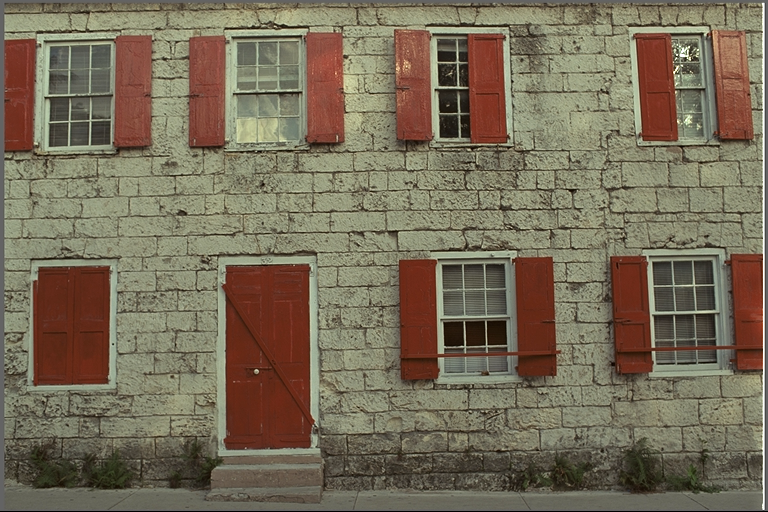
#> input picture dataset/1.png, 768 x 512 px, found by its file name
$ jupyter execute Tarea1.ipynb
#> lines starting #> are read from the running program, lines starting #| are printed output that depends on the picture; long printed decimals are rounded
# Tarea 1: Arreglo de Filtros de Bayer e Interpolación (Demosaicking)

### Objetivo de aprendizaje

Identificar los componentes de un arreglo de filtros de Bayer y resolver la tarea de interpolación, más conocida en fotografía computacional como demosaicking con algoritmos de interpolación del estado del arte. Al terminar esta tarea el estudiante será capaz de simular un sistema de fotografía de color y reconstruir la imagen de color.

### Introducción
La fotografía en color se compone de dos etapas una de muestreo de la señal que genera un mosaico mediante un arreglo de filtro de Bayer, tambien conocido como arreglo de filtros de color y un etapa computacional que implica un algoritmo de reconstrucción.

[cell 1]
'''Author: Dr. Nelson Diaz, 2026
Departamento de Informática
Universidad Técnica Federico Santa María
'''

import numpy as np
from PIL import Image
import matplotlib.pyplot as plt
import cv2
from scipy import ndimage
from skimage.metrics import peak_signal_noise_ratio as psnr
from skimage.metrics import structural_similarity as ssim

### Cargar Librerias

[cell 2]
img = Image.open('C:/Users/nelson/OneDrive/Documenten/Computational photography/Tarea 1/dataset/1.png').convert("RGB")
#> img is the input picture: PIL image 768x512 RGB; mean R, G, B 119.8, 108.7, 88.4

### Arreglo de filtros de Color

El arreglo de filtro Bayer es una matriz con tres filtros espectrales de banda ancha correspondientes a los longitudes de onda del rojo, verde y azul, ver figura \ref{bayer}. Sea $\mathcal{T}_c = \mathbf{1} \otimes \mathbf{B}_{c} $, donde $\otimes$ indica producto Kronecker entre dos matrices, $c \in \{0,1,2\}$ indican los tres canales rojo, verde y azul, $\mathbf{1} \in \{1\}^{\frac{N}{2} \times \frac{N}{2}}$ es una matriz de solo unos, $\mathbf{B}_c \in \{0,1\}^{2 \times 2}$.

$ \[
\mathbf{B}_0=\begin{bmatrix}
1 & 0\\
0 & 0
\end{bmatrix},
\]$

$ \[
\mathbf{B}_1=\begin{bmatrix}
0 & 1\\
1 & 0
\end{bmatrix},
\]$

$\[
\mathbf{B}_2=\begin{bmatrix}
0 & 0\\
0 & 1
\end{bmatrix},
\]$

### Modelo de Medición

El modelo de medición submuestrea cada canal $\mathcal{I}_c$ de acuerdo a las longitud de onda de cada filtro $\mathcal{T}_c \in \mathbf{R}^{N \times N \times C}$, obteniendo un mosaico $\mathbf{Y} = \sum^{C}_{c=1}\mathcal{T}_c \odot \mathcal{I}_c,$

donde $\mathbf{Y} \in \mathbf{R}^{N \times N}$, siendo $N^2$ el número total de pixeles de la cámara y donde los tensores $\mathcal{I} \in \mathbf{R}^{N \times N \times C}$ y  $\mathcal{T} \in \{0,1\}^{N \times N \times C}$ corresponde al campor incidente y tensor binario del filtro Bayer y $C$ es el número de canales, es decir, 3 canales.

[cell 3]
C = 3
B = np.zeros((2,2,C))
# Bayer Filter definition
B[0,0,0] = 1
B[1,1,2] = 1
B[0,1,1] = 1
B[1,0,1] = 1
#M, N= img.size
[M,N,L] = np.shape(img)
#> M = 512; N = 768; L = 3
print(M,N)
#| 512 768
T = np.zeros((M,N,C))
Y = np.zeros((M,N))
I = np.ones((M//2,N//2))
In= np.array(img)
#img.show()
for c in range(C):
    T[:,:,c] = np.kron(I,B[:,:,c])
    Y = Y + T[:,:,c]*In[:,:,c]
#> this loop made 3 passes
#> pass 1, `Y = Y + T[:,:,c]*In[:,:,c]`:
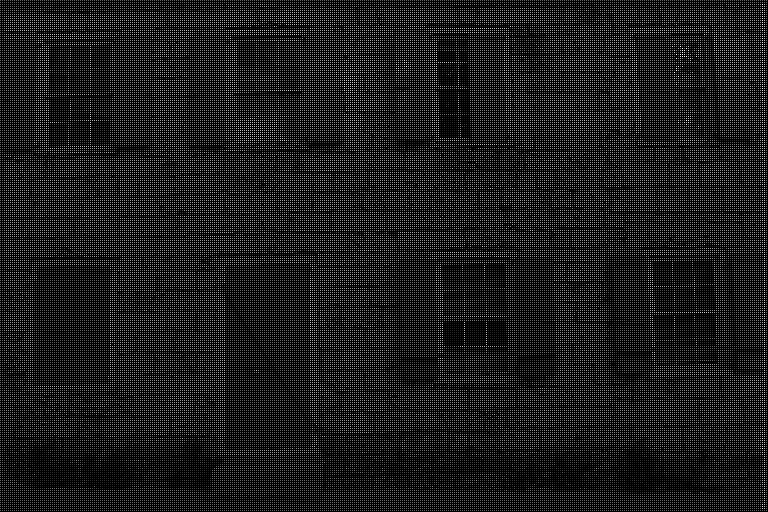
#> Y: shape (512, 768) float64; min 0, max 255, mean 29.9
#> pass 2, `Y = Y + T[:,:,c]*In[:,:,c]`:
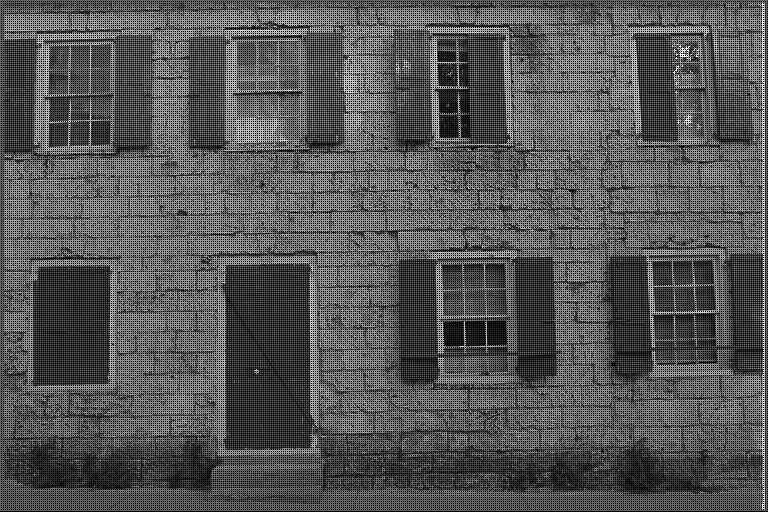
#> Y: shape (512, 768) float64; min 0, max 255, mean 84.2
#> pass 3, `Y = Y + T[:,:,c]*In[:,:,c]`:
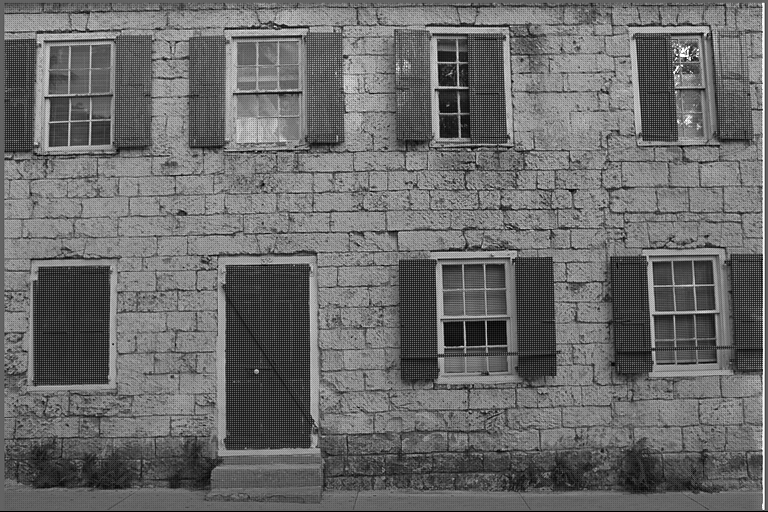
#> Y: shape (512, 768) float64; min 0, max 255, mean 106.3
#> after the loop: I: shape (256, 384) float64; every value is 1
#> after the loop:
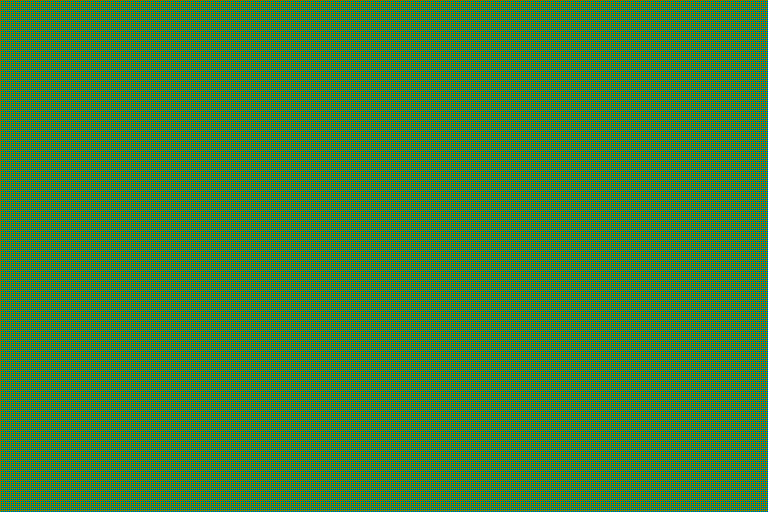
#> T: shape (512, 768, 3) float64; mean R, G, B 0.25, 0.5, 0.25
fig, axes = plt.subplots(1,3, figsize=(18,6))
axes[0].imshow(Y[:,:])
axes[0].set_title("Measurement")
axes[1].imshow(In/255, vmin=0, vmax=1)
axes[1].set_title("RGB Image")
axes[2].imshow(T[0:50,0:50,0], vmin=0, vmax=1)
axes[2].set_title("Encoding")
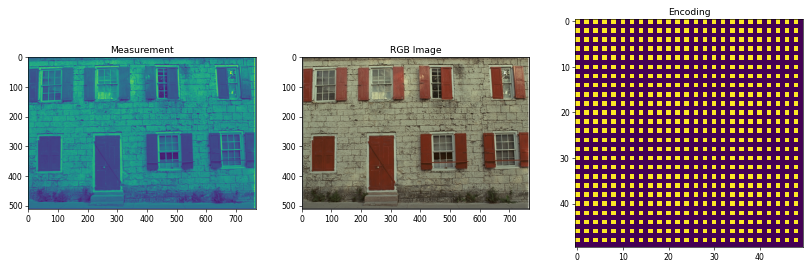
#> figure drawn by matplotlib, 3 panels

### Interpolación 2D o Demosaicking

El proceso recuperación empieza generando un tensor con las muestra y los valores no capturados
$\bar{\mathcal{I}}_c = \mathcal{T}_c \odot \mathbf{Y},$ luego para recuperar la imagen de color a partir del mosaico se realiza un filtrado por convolución entre el tensor de las muestras $\bar{\mathcal{I}}$ y el filtro $\mathcal{H}$ en cada canal
$\hat{\mathcal{I}}_c = \bar{\mathcal{I}}_c * \mathcal{H}_c,$ donde $*$ denota convolución, donde $\hat{\mathcal{I}}$ es la imagen RGB recuperada.

[cell 4]
It = np.zeros((M,N,C),float)
Ir = np.zeros((M,N,C),float)

kernel = np.zeros((3, 3, 3))
kernel[:,:,0] = np.array([[1, 2, 1], [2, 4, 2], [1, 2, 1]])
kernel[:,:,1] = np.array([[0, 1, 0], [1, 4, 1], [0, 1, 0]])
kernel[:,:,2] = np.array([[1, 2, 1], [2, 4, 2], [1, 2, 1]])

'''Bilinear Demosaicking
'''

for c in range(C):
    It[:,:,c] = T[:,:,c]*Y
    Ir[:,:,c] = ndimage.correlate(It[:,:,c], kernel[:,:,c], mode='mirror')/4
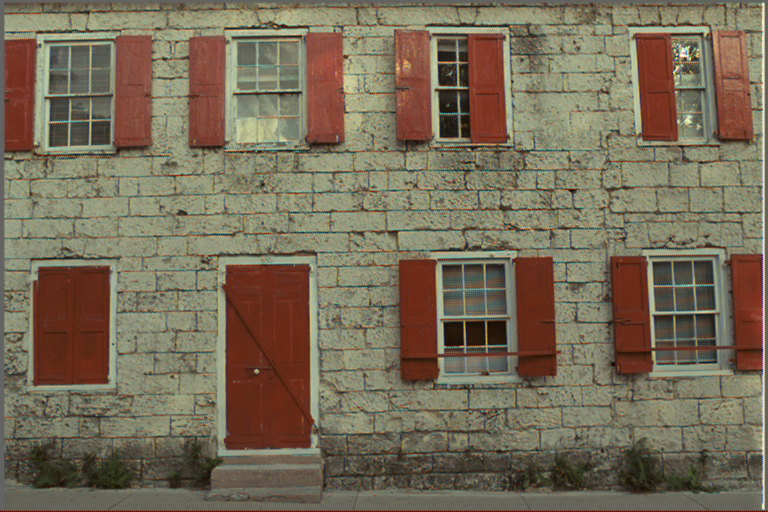
#> Ir: shape (512, 768, 3) float64; mean R, G, B 119.7, 108.7, 88.3
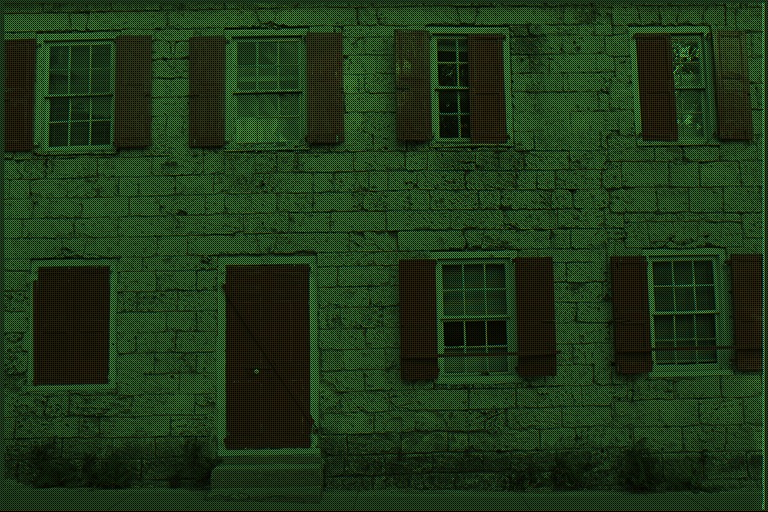
#> It: shape (512, 768, 3) float64; mean R, G, B 29.9, 54.3, 22.1

#print(np.max(Ir),np.min(Ir))
Ir = np.uint8((Ir/np.max(Ir))*255)
fig, axes = plt.subplots(1,2, figsize=(18,6))
axes[0].imshow(Ir, vmin=0, vmax=1)
axes[0].set_title("Reconstruccion")
axes[1].imshow(In/255, vmin=0, vmax=1)
axes[1].set_title("RGB Image")
p = psnr(In,Ir)
#> p = 26.01
s, diff = ssim(In,Ir,channel_axis=-1,full=True)
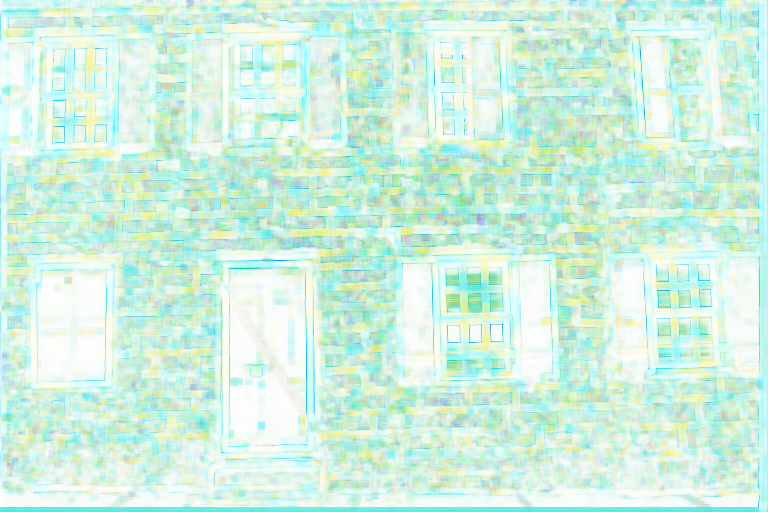
#> diff: shape (512, 768, 3) float64; mean R, G, B 0.756, 0.916, 0.775; drawn with min black and max white
#> s = 0.817
print("PSNR score: ",p)
#| PSNR score:  26.008
print("SSIM score: ",s)
#| SSIM score:  0.8165
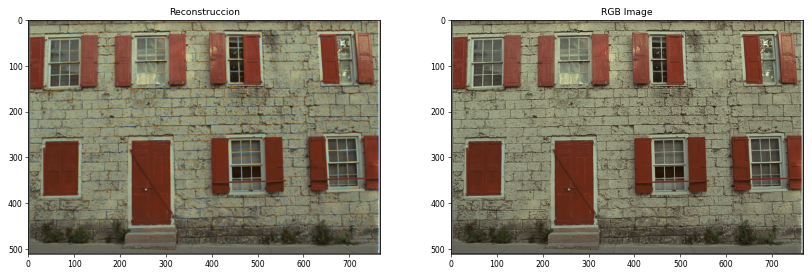
#> figure drawn by matplotlib, 2 panels

$ run again, with dataset/02.png copied over dataset/1.png
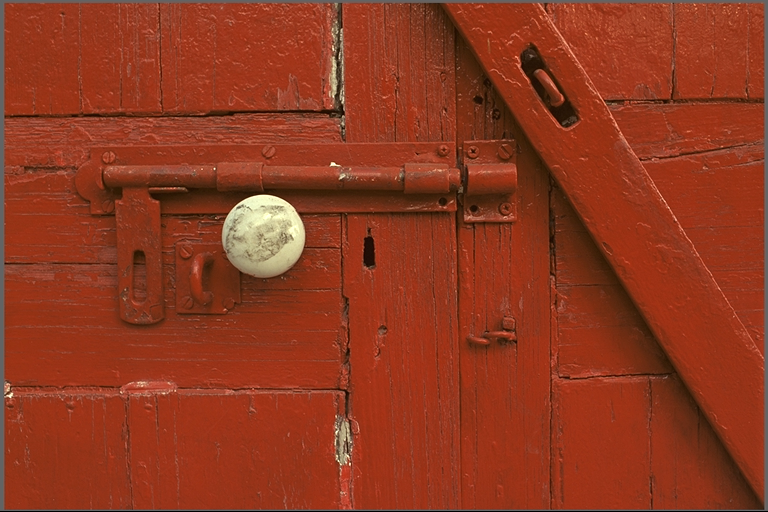
#> input picture dataset/02.png, 768 x 512 px, found by its file name
#> img is the input picture: PIL image 768x512 RGB; mean R, G, B 142.9, 56.4, 31.2
#| 512 768
#> after the loop `for c in range(C):`:
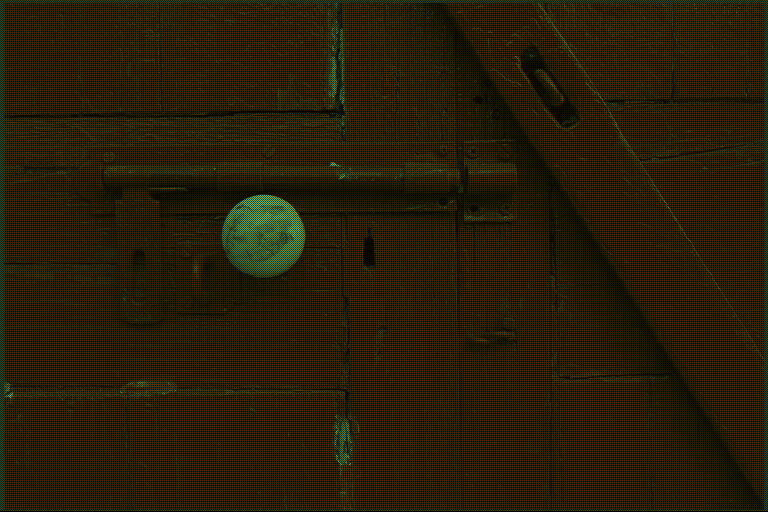
#> It: shape (512, 768, 3) float64; mean R, G, B 35.7, 28.1, 7.7
#> p = 32
#> s = 0.898
#| PSNR score:  31.997
#| SSIM score:  0.8981
#> `[cell 4] It = np.zeros((M,N,C),float) Ir = np.zeros((M,N,C),float)  ke..`:
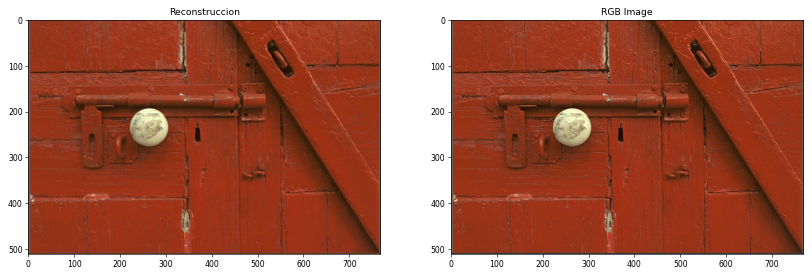
#> figure drawn by matplotlib, 2 panels
